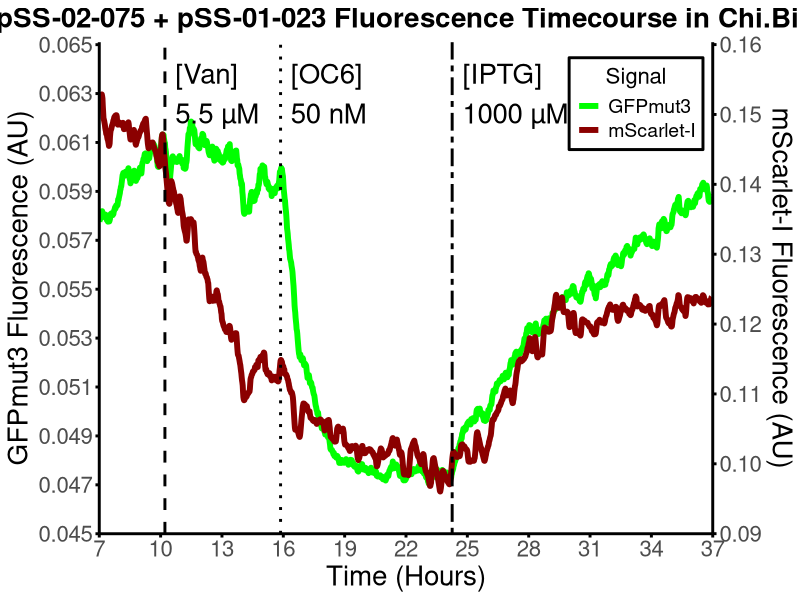
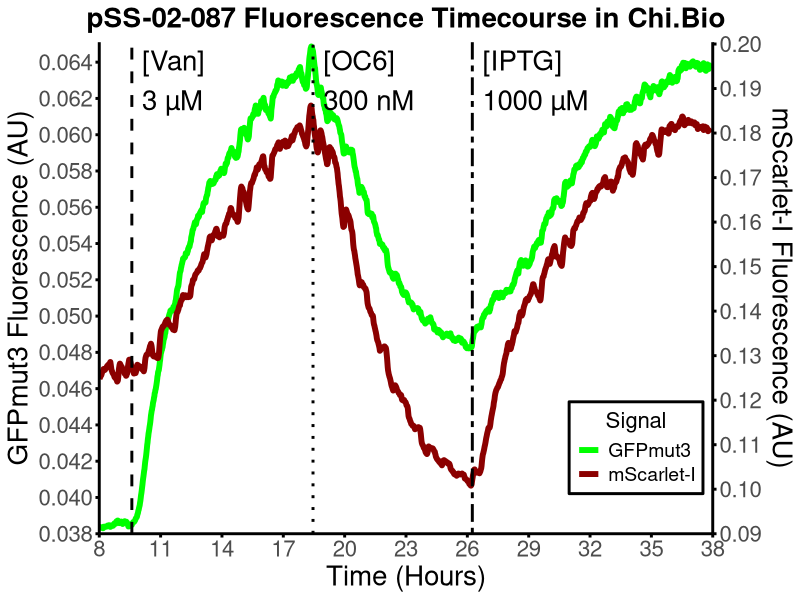
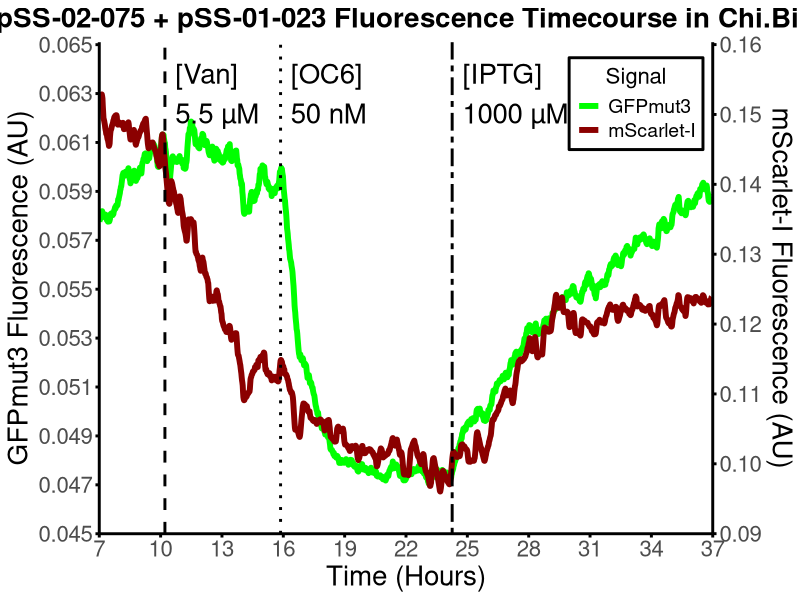
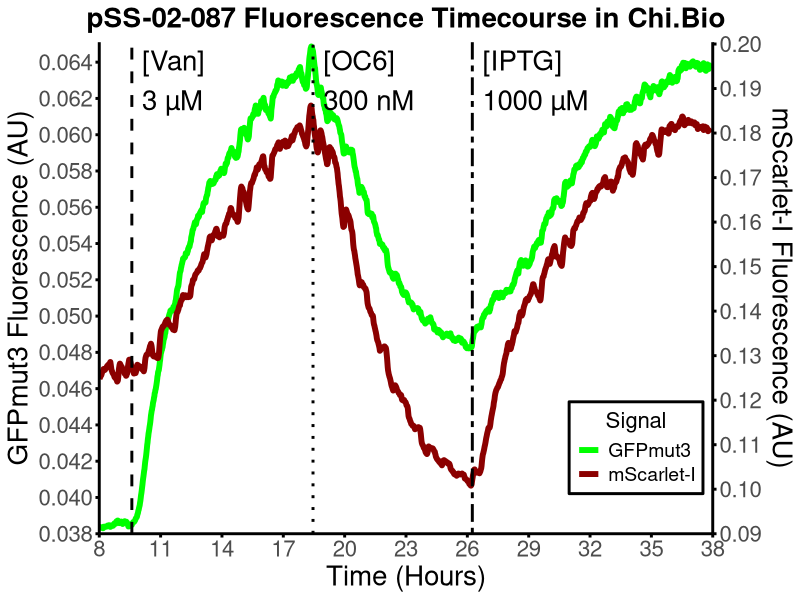

These figures' R source, in order:
library(tidyverse)   
library(zoo)        
library(patchwork)   
library(matrixStats)
library(ggplot2)
library(dplyr)
library(tidyr)
library(purrr)

pSS_02_087   = read.csv('Data/pSS-02-087.csv', header = TRUE)
pSS_02_075   = read.csv('Data/pSS-02-075_pSS-01-023.csv', header = TRUE)


pSS_02_087$exp_time = pSS_02_087$exp_time/60/60
pSS_02_075$exp_time = pSS_02_075$exp_time/60/60

# Moving averages
pSS_02_087$growth_rate_ma = rollapply(pSS_02_087$growth_rate, width = 21, FUN = mean, align = "center", fill = NA)
pSS_02_087$FP1_emit1_MA21 = rollapply(pSS_02_087$FP1_emit1, width = 21, FUN = mean, align = "center", fill = NA)
pSS_02_087$FP2_emit1_MA21 = rollapply(pSS_02_087$FP2_emit1, width = 21, FUN = mean, align = "center", fill = NA)
pSS_02_087$Growth_FP1          = pSS_02_087$FP1_emit1_MA21 * pSS_02_087$growth_rate_ma
pSS_02_087$Growth_FP2          = pSS_02_087$FP2_emit1_MA21 * pSS_02_087$growth_rate_ma
pSS_02_087$Growth_FP1_ma = rollapply(pSS_02_087$Growth_FP1, width = 21, FUN = mean, align = "center", fill = NA)
pSS_02_087$Growth_FP2_ma = rollapply(pSS_02_087$Growth_FP2, width = 21, FUN = mean, align = "center", fill = NA)

pSS_02_075$growth_rate_ma = rollapply(pSS_02_075$growth_rate, width = 21, FUN = mean, align = "center", fill = NA)
pSS_02_075$FP1_emit1_MA21 = rollapply(pSS_02_075$FP1_emit1, width = 21, FUN = mean, align = "center", fill = NA)
pSS_02_075$FP2_emit1_MA21 = rollapply(pSS_02_075$FP2_emit1, width = 21, FUN = mean, align = "center", fill = NA)
pSS_02_075$Growth_FP1          = pSS_02_075$FP1_emit1_MA21 * pSS_02_075$growth_rate_ma
pSS_02_075$Growth_FP2          = pSS_02_075$FP2_emit1_MA21 * pSS_02_075$growth_rate_ma
pSS_02_075$Growth_FP1_ma = rollapply(pSS_02_075$Growth_FP1, width = 21, FUN = mean, align = "center", fill = NA)
pSS_02_075$Growth_FP2_ma = rollapply(pSS_02_075$Growth_FP2, width = 21, FUN = mean, align = "center", fill = NA)


## Plotting pSS-02-075
First_transition_row  = which(diff(pSS_02_075$Van) == 5.5)[1] + 1
First_transition_time = pSS_02_075$exp_time[First_transition_row]
Second_transition_row  = which(diff(pSS_02_075$OC6) == 50)[1] + 1
Second_transition_time = pSS_02_075$exp_time[Second_transition_row]
Third_transition_row  = which(diff(pSS_02_075$IPTG) == 1000)[1] + 1
Third_transition_time = pSS_02_075$exp_time[Third_transition_row]

factor = 0.065/0.16

p1 <- ggplot(pSS_02_075, aes(x = exp_time)) +
  geom_line(aes(y = FP1_emit1_MA21, color = "GFPmut3"), linewidth = 2) +
  geom_line(aes(y =  0.2857 * FP2_emit1_MA21 + 0.01929, color = "mScarlet-I"), linewidth = 2) +
  
  # Add vertical lines and annotations as before
  geom_vline(xintercept = First_transition_time, linetype = "dashed", color = "black", linewidth = 1) +
  geom_vline(xintercept = Second_transition_time, linetype = "dotted", color = "black", linewidth = 1) +
  geom_vline(xintercept = Third_transition_time, linetype = "twodash", color = "black", linewidth = 1) +
  annotate("text", x = First_transition_time + 0.5, y = 0.063, label = "[Van]\n5.5 µM", 
           color = "black", size = 7, hjust = 0) +
  annotate("text", x = Second_transition_time + 0.5, y = 0.063, label = "[OC6]\n50 nM", 
           color = "black", size = 7, hjust = 0) +
  annotate("text", x = Third_transition_time + 0.5, y = 0.063, label = "[IPTG]\n1000 µM",
           color = "black", size = 7, hjust = 0) + 
  
  theme_minimal() +
  theme(
    text = element_text(size = 20),
    axis.title = element_text(size = 20, hjust = 0.5),
    plot.title = element_text(size = 20, hjust = 0.5, face = "bold"),
    legend.title = element_text(size = 16, hjust = 0.5),
    legend.text = element_text(size = 14),
    legend.position = "inside",                        
    legend.position.inside = c(0.875, 0.875),              
    legend.background = element_rect(fill = "white", color = "black", linewidth = 1),  
    legend.key = element_rect(fill = "white", color = "white", linewidth = 1),
    axis.line = element_line(linewidth = 1, color = "black"),
    axis.ticks = element_line(linewidth = 1, color = "black"),
    panel.grid.major = element_blank(),
    panel.grid.minor = element_blank(),
    panel.grid = element_line(colour = "grey90", linewidth = 0.5, linetype = "dashed")         
  ) +
  scale_x_continuous(expand = c(0, 0), limits = c(7, 37), breaks = seq(7, 37, 3)) +
  scale_y_continuous(
    name = "GFPmut3 Fluorescence (AU)",
    expand = c(0, 0),
    limits = c(0.045, 0.0651),
    breaks = seq(0.045, 0.065, 0.002),
    sec.axis = sec_axis(~ (. - 0.01929) / 0.2857, breaks = seq(0.09, 0.16, by = 0.01), name = "mScarlet-I Fluorescence (AU)")
  ) +
  scale_color_manual(
    name = "Signal",
    values = c("mScarlet-I" = "darkred", "GFPmut3" = "green")
  ) +
  labs(
    x = "Time (Hours)",
    title = "pSS-02-075 + pSS-01-023 Fluorescence Timecourse in Chi.Bio"
  )

print(p1)
svg("pSS-02-075.svg", width = 11.2559, height = 7.7362, bg = "white")
print(p1)
dev.off()



## Plotting pSS-02-087
First_transition_row  = which(diff(pSS_02_087$Van) == 3)[1] + 1
First_transition_time = pSS_02_087$exp_time[First_transition_row]
Second_transition_row  = which(diff(pSS_02_087$OC6) == 300)[1] + 1
Second_transition_time = pSS_02_087$exp_time[Second_transition_row]
Third_transition_row  = which(diff(pSS_02_087$IPTG) == 1000)[1] + 1
Third_transition_time = pSS_02_087$exp_time[Third_transition_row]

factor = 0.065/0.16

p2 <- ggplot(pSS_02_087, aes(x = exp_time)) +
  geom_line(aes(y = FP1_emit1_MA21, color = "GFPmut3"), linewidth = 2) +
  geom_line(aes(y =  0.24545 * FP2_emit1_MA21 + 0.01591, color = "mScarlet-I"), linewidth = 2) +
  
  # Add vertical lines and annotations as before
  geom_vline(xintercept = First_transition_time, linetype = "dashed", color = "black", linewidth = 1) +
  geom_vline(xintercept = Second_transition_time, linetype = "dotted", color = "black", linewidth = 1) +
  geom_vline(xintercept = Third_transition_time, linetype = "twodash", color = "black", linewidth = 1) +
  annotate("text", x = First_transition_time + 0.5, y = 0.063, label = "[Van]\n3 µM", 
           color = "black", size = 7, hjust = 0) +
  annotate("text", x = Second_transition_time + 0.5, y = 0.063, label = "[OC6]\n300 nM", 
           color = "black", size = 7, hjust = 0) +
  annotate("text", x = Third_transition_time + 0.5, y = 0.063, label = "[IPTG]\n1000 µM",
           color = "black", size = 7, hjust = 0) + 
  
  theme_minimal() +
  theme(
    text = element_text(size = 20),
    axis.title = element_text(size = 20, hjust = 0.5),
    plot.title = element_text(size = 20, hjust = 0.5, face = "bold"),
    legend.title = element_text(size = 16, hjust = 0.5),
    legend.text = element_text(size = 14),
    legend.position = "inside",                        
    legend.position.inside = c(0.875, 0.175),              
    legend.background = element_rect(fill = "white", color = "black", linewidth = 1),  
    legend.key = element_rect(fill = "white", color = "white", linewidth = 1),
    axis.line = element_line(linewidth = 1, color = "black"),
    axis.ticks = element_line(linewidth = 1, color = "black"),
    panel.grid.major = element_blank(),
    panel.grid.minor = element_blank(),
    panel.grid = element_line(colour = "grey90", linewidth = 0.5, linetype = "dashed")
  ) +
  scale_x_continuous(expand = c(0, 0), limits = c(8, 38), breaks = seq(8, 38, 3)) +
  scale_y_continuous(
    name = "GFPmut3 Fluorescence (AU)",
    expand = c(0, 0),
    limits = c(0.038, 0.0651),
    breaks = seq(0.038, 0.065, 0.002),
    sec.axis = sec_axis(~ (. - 0.01591) / 0.24545, breaks = seq(0.09, 0.20, by = 0.01), name = "mScarlet-I Fluorescence (AU)")
  ) +
  scale_color_manual(
    name = "Signal",
    values = c("mScarlet-I" = "darkred", "GFPmut3" = "green")
  ) +
  labs(
    x = "Time (Hours)",
    title = "pSS-02-087 Fluorescence Timecourse in Chi.Bio"
  )

print(p2)
svg("pSS-02-087.svg", width = 11.2559, height = 7.7362, bg = "white")
print(p2)
dev.off()
